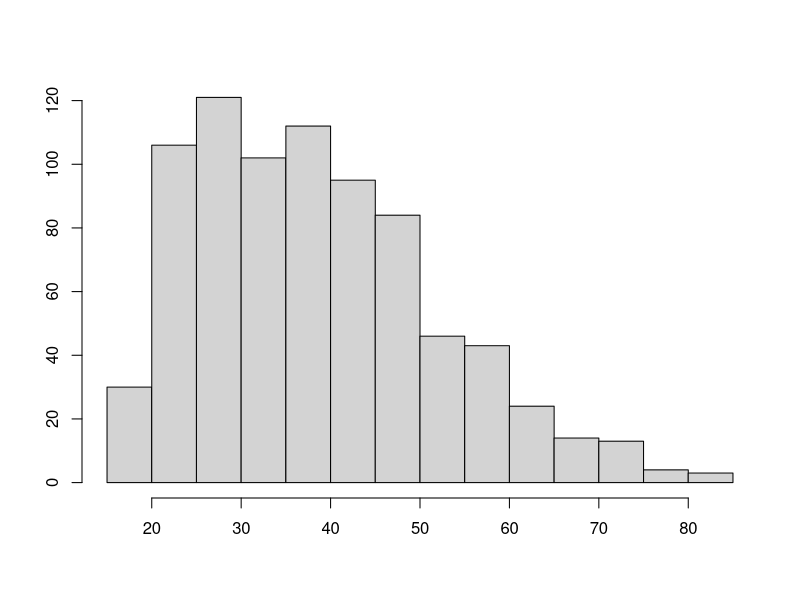
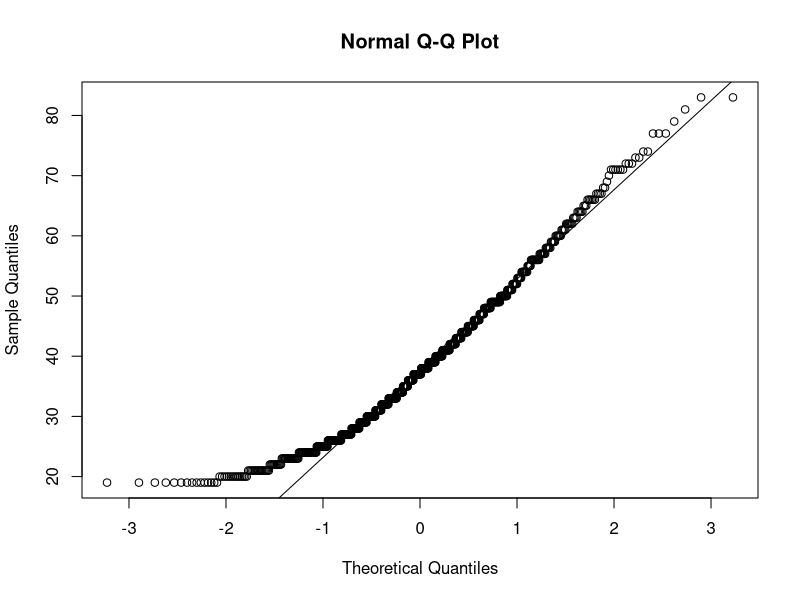

Write R code to recreate these figures, in order.
setwd("~/Desktop/DIVERS_TEMPLATES/R/TP")
smp.c <-read.csv2("DONNEES/smp1.csv")
smp.c$ed.bin <- ifelse(smp.c$ed>2,1,0)
table(smp.c$age)
hist(smp.c$age,main="",xlab="",ylab="")
qqnorm(smp.c$age)
qqline(smp.c$age)
##Afichage des effectifs par modalité 
table(smp.c$age)
##Calcul de la variance
v<-var(table(smp.c$age))
v
##Calcul de l'écart type 
s<-sd(table(smp.c$age))
s
##Vérification s^2=v (arondi à deux décimales)
(round(s^2,2))==(round(v,2))

by(smp.c$age,smp.c$ed.bin,var,na.rm=TRUE)

x = 13.38593
y = 13.29636
(x>=(y)*(1.5))
t.test(smp.c$age~ smp.c$ed.bin, var.equal = TRUE)
wilcox.test(smp.c$age~smp.c$ed.bin)
